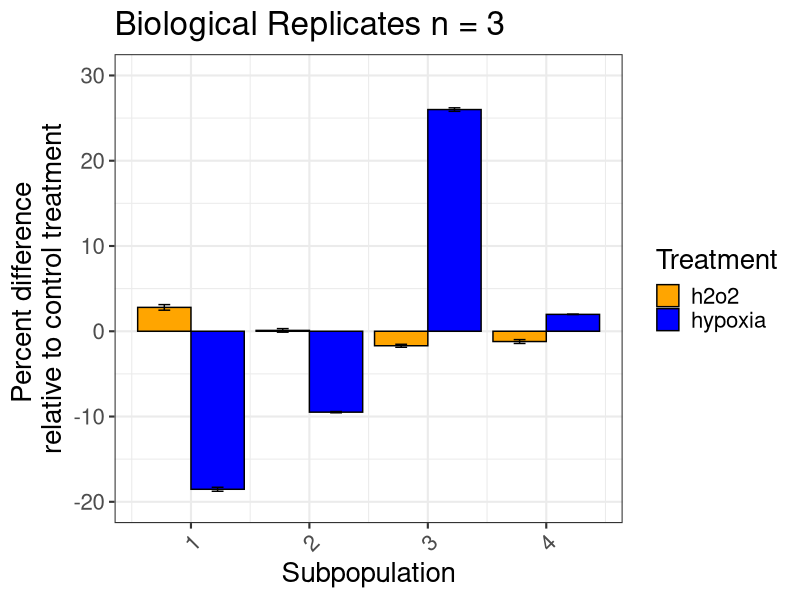
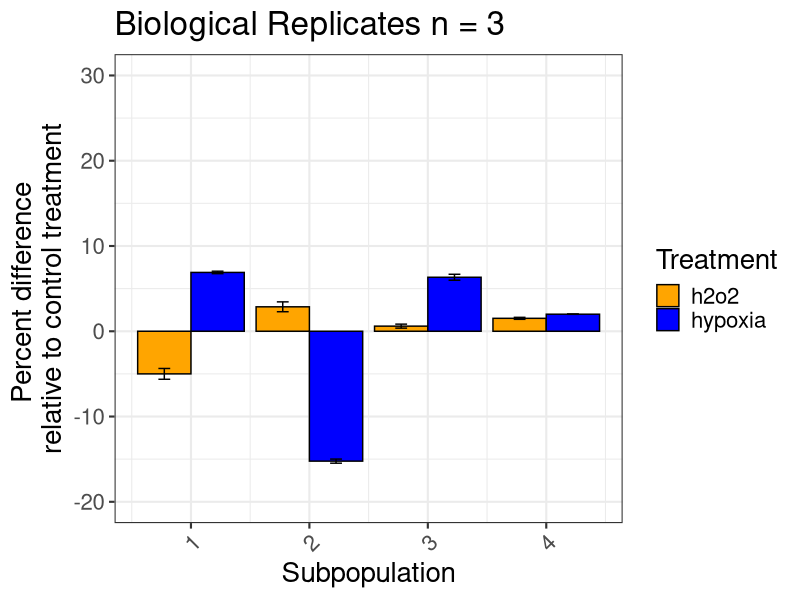

The R source for these figures, in order: (Note: this script raises an error after producing the figures.)
library(ggplot2)
library(reshape)
library(plyr)
setwd("150612_hyperHypoxia/")

subtractBaseline = function(dataFrame, baseline, value) {
    dataSorted = dataFrame[order(dataFrame[,'PDGC'], dataFrame[,'Treatment']),]
    baseline = dataSorted[dataSorted$Treatment %in% baseline,]
    treatment = dataSorted[dataSorted$Treatment %in% value,]
    subtract =  treatment[,c(3:6)] - baseline[,c(3:6)]
    result = cbind(treatment[,c(1,2)], subtract)
    return (result)
}

dat_all = read.csv("150612_hyperHypoxia.csv",row.names=1)
colnames(dat_all) = c("PDGC", "Treatment", "Viable", "CD44+/ CD133-",
                  "CD44+/ CD133+", "CD44-/ CD133+", "CD44-/ CD133-")

dat = dat_all[,c(1,2,4:7)]
dat = dat[!dat$Treatment %in% "isotype",]

# Calculate percent change
change = rbind(subtractBaseline(dat, "control", "h2o2"),
               subtractBaseline(dat, "control", "hypoxia"))

# Convert from wide to long
mDat = melt(change, id.vars = c("PDGC", "Treatment"))

# Biological replicates
bioRep = ddply(mDat, .(PDGC, Treatment, variable), summarise, meanValue = mean(value, na.rm=T), 
               sdDiff = sd(value, na.rm=T), reps=length(value))
bioRep$seDiff = bioRep$sdDiff / (bioRep$reps)
bioRep$number = rep(c(2,4,3,1), 4)

write.csv(bioRep, "150614_replicates.csv")

#### Barchart ####
# Plot the biological replicates
mu020 = ggplot(data=bioRep[bioRep$PDGC %in% "MU020",], 
              aes(x=number, y=meanValue, fill=Treatment)) +
    geom_bar(stat="identity", position=position_dodge(), colour="black") + 
    ggtitle("Biological Replicates n = 3") +  ylim(-20, 30) +
    scale_fill_manual(values=c("orange", "blue")) + 
    geom_errorbar(aes(ymin=meanValue-seDiff, ymax=meanValue+seDiff), width=.2, position=position_dodge(0.9)) +
    xlab("Subpopulation") + ylab("Percent difference \nrelative to control treatment") +
    theme_bw(base_size=16) + theme(axis.text.x = element_text(angle = 45, hjust = 1)) + theme(text = element_text(size=20))
mu020

mu039 = ggplot(data=bioRep[bioRep$PDGC %in% "MU039",], 
               aes(x=number, y=meanValue, fill=Treatment)) +
    geom_bar(stat="identity", position=position_dodge(), colour="black") + 
    # scale_y_continuous(breaks = round(seq(-20, 20, by = 5),1)) +
    ylim(-20, 30) +
    ggtitle("Biological Replicates n = 3") +  
    scale_fill_manual(values=c("orange", "blue")) + 
    geom_errorbar(aes(ymin=meanValue-seDiff, ymax=meanValue+seDiff), width=.2, position=position_dodge(0.9)) +
    xlab("Subpopulation") + ylab("Percent difference \nrelative to control treatment") +
    theme_bw(base_size=16) + theme(axis.text.x = element_text(angle = 45, hjust = 1))
mu039 + theme(text = element_text(size=20))

### Boxplot ###
box = ggplot(data=mDat, aes(x=number, y=value)) +
    geom_boxplot() + geom_point(aes(colour=Treatment), size =3, alpha=0.7,  position = position_jitter(w = 0.175)) +
    ggtitle("qPCR Summary") +
    xlab("Gene") + ylab("ddCt relative to CD133 negative") +
    theme_bw(base_size=14) + theme(axis.text.x = element_text(angle = 90, hjust = 1)) + 
    theme(text = element_text(size=20))
box

#### Stats ####
testDf = melt(dat, id.vars = c("PDGC", "Treatment"))
test20 = dat[dat$PDGC %in% "MU020",]
t.test(`CD44+/ CD133-` ~ Treatment, data=test20 ,subset = !test20$Treatment == "h2o2") # 5.132e-05
t.test(`CD44+/ CD133+` ~ Treatment, data=test20 ,subset = !test20$Treatment == "h2o2") # 0.0009871
t.test(`CD44-/ CD133+` ~ Treatment, data=test20 ,subset = !test20$Treatment == "h2o2") # 9.372e-05
t.test(`CD44-/ CD133-` ~ Treatment, data=test20 ,subset = !test20$Treatment == "h2o2") #  0.000317

t.test(`CD44+/ CD133-` ~ Treatment, data=test20 ,subset = !test20$Treatment == "hypoxia") # 0.9
t.test(`CD44+/ CD133+` ~ Treatment, data=test20 ,subset = !test20$Treatment == "hypoxia") # 0.15
t.test(`CD44-/ CD133+` ~ Treatment, data=test20 ,subset = !test20$Treatment == "hypoxia") # 0.27
t.test(`CD44-/ CD133-` ~ Treatment, data=test20 ,subset = !test20$Treatment == "hypoxia") #  0.1055


test39 = dat[dat$PDGC %in% "MU039",]
t.test(`CD44+/ CD133-` ~ Treatment, data=test39 ,subset = !test39$Treatment == "h2o2") # 2.464e-06
t.test(`CD44+/ CD133+` ~ Treatment, data=test39 ,subset = !test39$Treatment == "h2o2") # 0.0001852
t.test(`CD44-/ CD133+` ~ Treatment, data=test39 ,subset = !test39$Treatment == "h2o2") # 0.002159
t.test(`CD44-/ CD133-` ~ Treatment, data=test39 ,subset = !test39$Treatment == "h2o2") # 0.0007407

t.test(`CD44+/ CD133-` ~ Treatment, data=test39 ,subset = !test39$Treatment == "hypoxia") # 0.09
t.test(`CD44+/ CD133+` ~ Treatment, data=test39 ,subset = !test39$Treatment == "hypoxia") # 0.026
t.test(`CD44-/ CD133+` ~ Treatment, data=test39 ,subset = !test39$Treatment == "hypoxia") # 0.497
t.test(`CD44-/ CD133-` ~ Treatment, data=test39 ,subset = !test39$Treatment == "hypoxia") # 0.070

tet = read.csv("150614_replicatesPval.csv", row.names=1)
# Separate MU020 and MU039
tet20 = tet[tet$PDGC %in% "MU020",]
tet39 = tet[tet$PDGC %in% "MU039",]

tet20$correct = p.adjust(tet20$P.val, method = 'bonferroni')
tet39$correct = p.adjust(tet39$P.val, method = 'bonferroni')
tet = rbind(tet20, tet39)

write.csv(tet, "150614_replicatesPval.csv")
